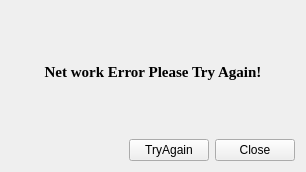
<?xml version="1.0" encoding="UTF-8"?>
<ui version="4.0">
 <class>NetWorkError</class>
 <widget class="QWidget" name="NetWorkError">
  <property name="geometry">
   <rect>
    <x>0</x>
    <y>0</y>
    <width>306</width>
    <height>172</height>
   </rect>
  </property>
  <property name="windowTitle">
   <string>Form</string>
  </property>
  <layout class="QGridLayout" name="gridLayout">
   <item row="0" column="0">
    <widget class="QLabel" name="Infolabel">
     <property name="sizePolicy">
      <sizepolicy hsizetype="Expanding" vsizetype="Expanding">
       <horstretch>0</horstretch>
       <verstretch>0</verstretch>
      </sizepolicy>
     </property>
     <property name="font">
      <font>
       <family>Times New Roman</family>
       <pointsize>11</pointsize>
       <weight>75</weight>
       <bold>true</bold>
      </font>
     </property>
     <property name="text">
      <string>Net work Error Please Try Again!</string>
     </property>
     <property name="alignment">
      <set>Qt::AlignCenter</set>
     </property>
    </widget>
   </item>
   <item row="1" column="0">
    <layout class="QHBoxLayout" name="horizontalLayout">
     <item>
      <spacer name="horizontalSpacer">
       <property name="orientation">
        <enum>Qt::Horizontal</enum>
       </property>
       <property name="sizeHint" stdset="0">
        <size>
         <width>40</width>
         <height>20</height>
        </size>
       </property>
      </spacer>
     </item>
     <item>
      <widget class="QPushButton" name="TryButton">
       <property name="text">
        <string>TryAgain</string>
       </property>
       <property name="flat">
        <bool>false</bool>
       </property>
      </widget>
     </item>
     <item>
      <widget class="QPushButton" name="closeButton">
       <property name="text">
        <string>Close</string>
       </property>
       <property name="flat">
        <bool>false</bool>
       </property>
      </widget>
     </item>
    </layout>
   </item>
  </layout>
 </widget>
 <resources/>
 <connections>
  <connection>
   <sender>closeButton</sender>
   <signal>clicked()</signal>
   <receiver>NetWorkError</receiver>
   <slot>close()</slot>
   <hints>
    <hint type="sourcelabel">
     <x>272</x>
     <y>153</y>
    </hint>
    <hint type="destinationlabel">
     <x>302</x>
     <y>145</y>
    </hint>
   </hints>
  </connection>
 </connections>
</ui>
